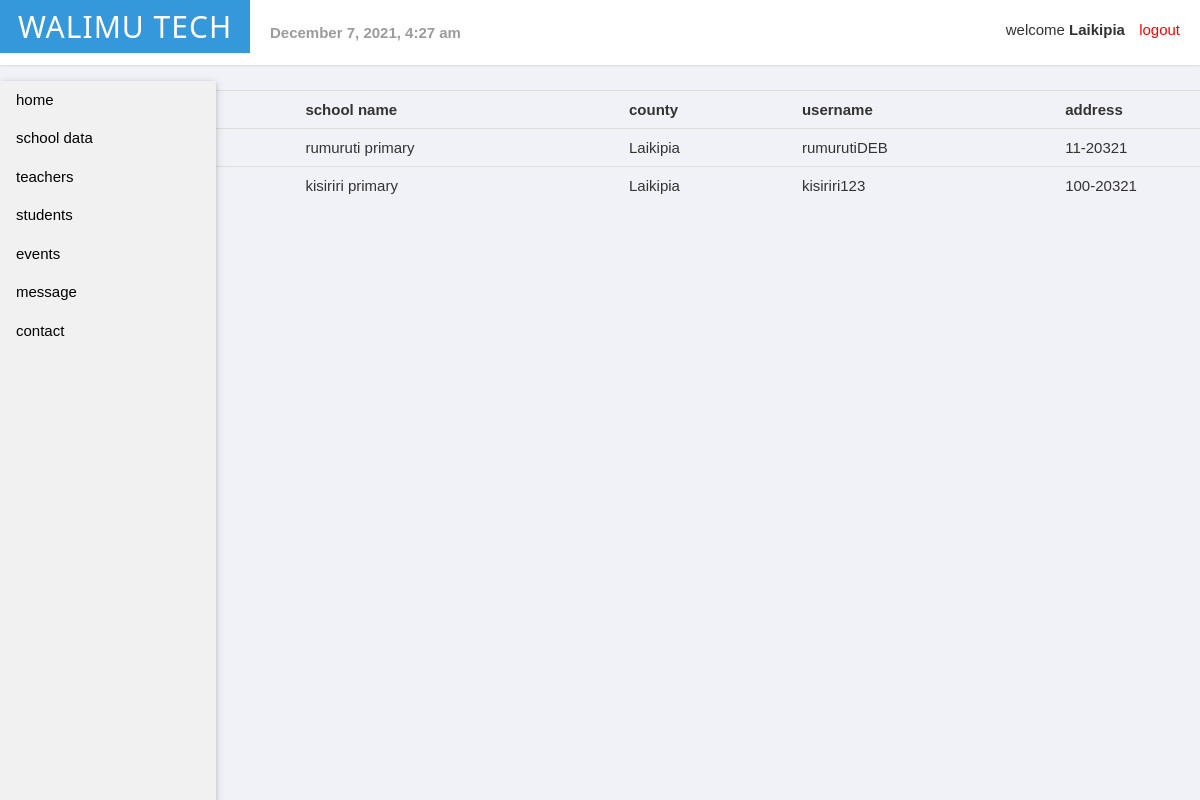
The app's page /subadmin/schoollist.php (signed in) with its own data.
### tables this page shows
CREATE TABLE `userregister` (
  `id` int(11) NOT NULL,
  `fname` varchar(255) NOT NULL,
  `lname` varchar(255) NOT NULL,
  `county` varchar(50) NOT NULL,
  `username` varchar(255) NOT NULL,
  `address` varchar(255) NOT NULL,
  `email` varchar(255) NOT NULL,
  `phone` varchar(255) NOT NULL,
  `password` varchar(255) NOT NULL
);

### subadmin/schoollist.php (the view, shortened to what this page needs)
<?php include('adminserver.php'); ?>
<!DOCTYPE html>
<head>
    <link rel="stylesheet" href="https://maxcdn.bootstrapcdn.com/bootstrap/3.3.4/css/bootstrap.min.css" />
    <link rel="stylesheet" href="//cdnjs.cloudflare.com/ajax/libs/bootstrap-datepicker/1.3.0/css/datepicker3.min.css" />
    <link rel="stylesheet" href="css/main.css" />
    <link rel="stylesheet" href="css/sidenav.css" />
</head>
<body>
    <?php include('header.php'); ?>
    <?php if (isset($_SESSION['username'])) : ?>
        <p>welcome <strong><?php echo $_SESSION['username']; ?></strong></p>
        <?php include('sidenav.php'); ?>
        <div class="container">
            <table class="table table-dark table-hover" style="margin-top:5%; margin-left:10%;">
                <tr>
                    <th>Sr.No.</th>
                    <th>school name</th>
                    <th>county</th>
                    <th>username</th>
                    <th>address</th>
                </tr>
                <?php
                $records = mysqli_query($db, "SELECT * from userregister WHERE county= '" . $_SESSION["username"] . "' ");
                while ($data = mysqli_fetch_array($records)) {
                ?>
                    <tr>
                        <td><?php echo $data['id']; ?></td>
                        <td><?php echo $data['fname']; ?></td>
                        <td><?php echo $data['county']; ?></td>
                        <td><?php echo $data['username']; ?></td>
                        <td><?php echo $data['address']; ?></td>
                    <?php
                }
                    ?>
                    </tr>
            </table>
        <?php endif ?>
        </div>
</body>
</html>

### subadmin/css/main.css (style rules this page uses)
body { font-family: 'Helvetica Neue', Helvetica, Arial, sans-serif; font-weight: 400; overflow-x: hidden; overflow-y: auto; background: #f1f2f7; height: 100%; width: 100%; }

### subadmin/css/w33.css (style rules this page uses)
*, *:before, *:after { box-sizing: inherit }
body { margin: 0 }
b, strong { font-weight: bolder }
html, body { font-family: Verdana, sans-serif; font-size: 15px; line-height: 1.5 }

### records on screen
userregister: fname "rumuruti primary", county "Laikipia", username "rumurutiDEB", address "11-20321"
userregister: fname "kisiriri primary", county "Laikipia", username "kisiriri123", address "100-20321"

### other values on screen
$_SESSION['username'] "Laikipia"
